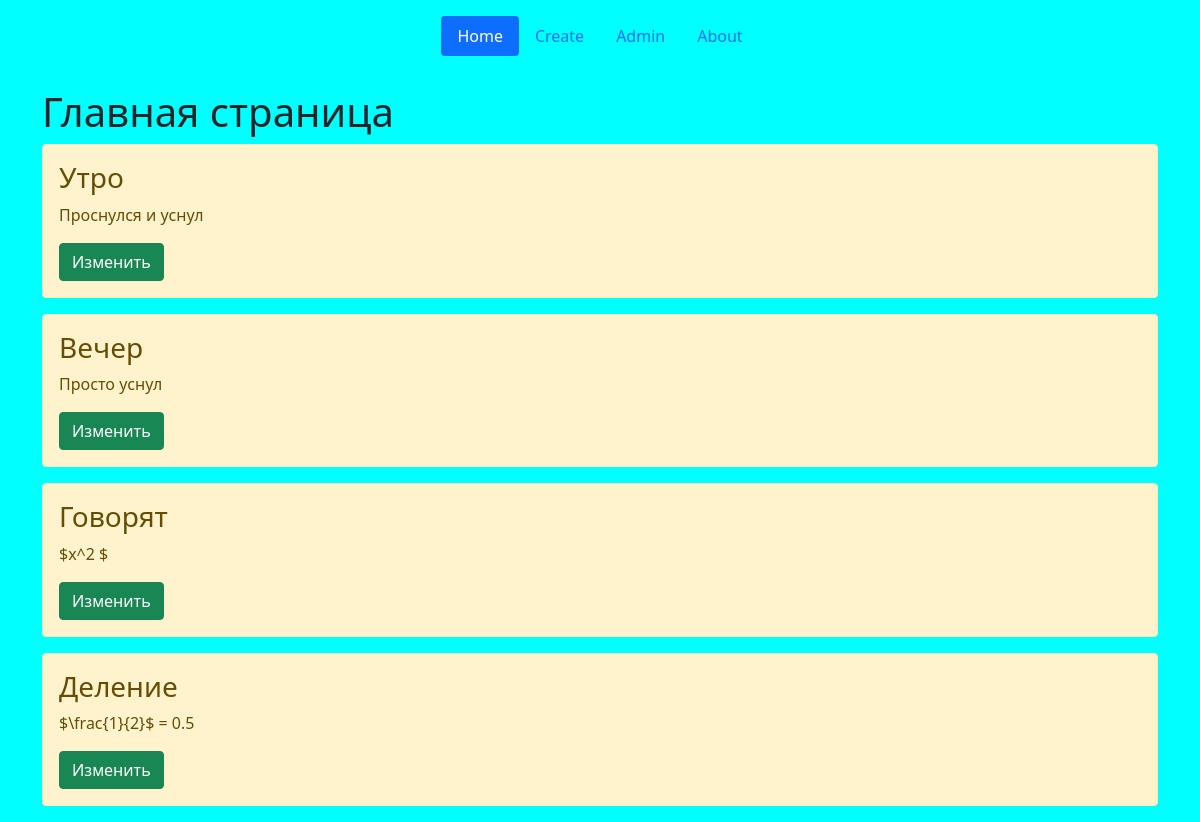
Before: / with the older database file.
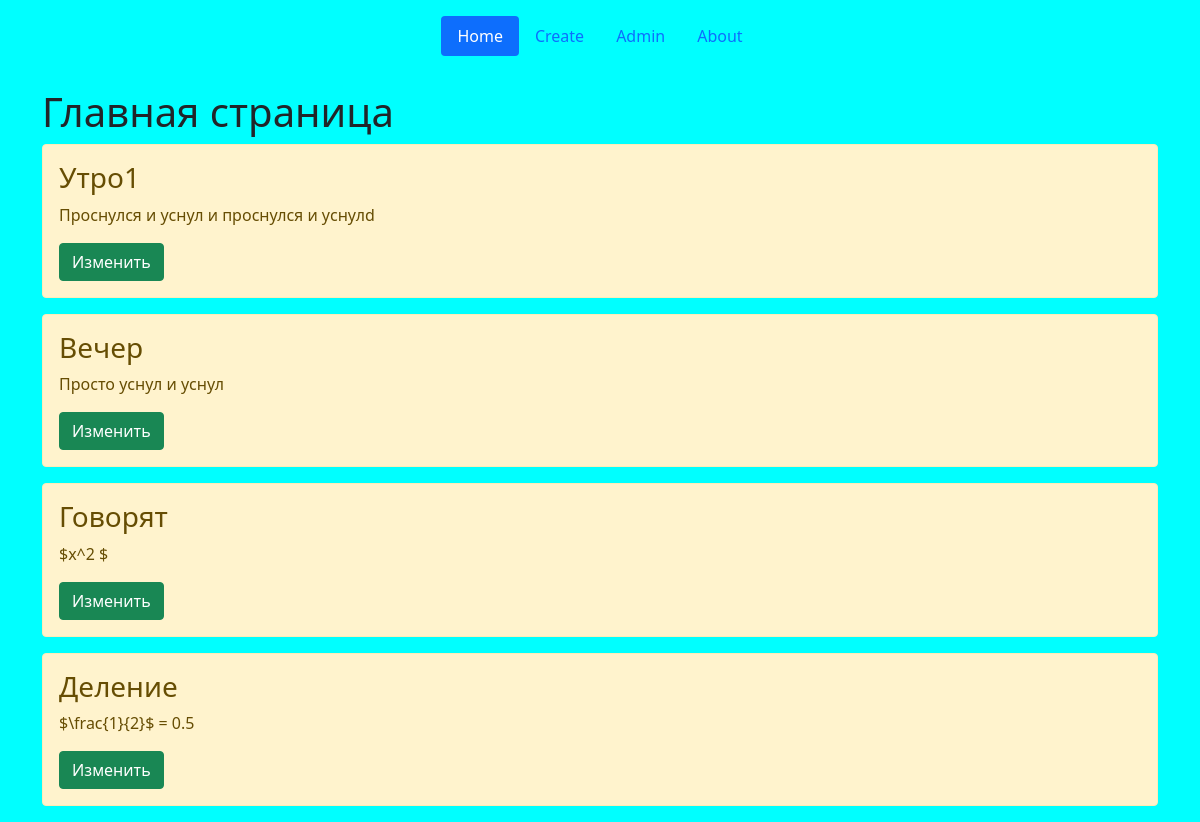
After: the same page with the newer database file.
### main/models.py (models this page shows, shortened)
class Blog(models.Model):
    title = models.CharField('Название', max_length=250)
    text_blog = models.TextField('Что-то...', )
    class Meta:
        verbose_name = 'Блог'
        verbose_name_plural = 'Блоги'

### main/views.py (the view)
# urls.py: path('', views.index, name='home'),
def index(request):
    blogs = Blog.objects.all()
    return render(request, 'main/mainPage.html', {'title':'Главная', 'blogs':blogs})

### main/templates/main/mainPage.html (shortened to what this page needs)
{% extends 'main/base.html' %}
{%block content%}
    <h1>Главная страница</h1>
    {% if blogs %}
        {% for i in blogs %}
            <div class="alert alert-warning mt-2">
                <h3>{{ i.title }}</h3>
                <p>{{ i.text_blog }}</p>
                <button onclick='location.href="edit/{{i.id}}"' type="submit" class="btn btn-success">Изменить</button>
            </div>
        {% endfor %}
    {% else %}
        <p>Пусто</p>
    {% endif %}
{%endblock%}

Changed rows visible on the page:
changed Blog: title "Утро" → "Утро1"; text_blog "Проснулся и уснул" → "Проснулся и уснул и проснулся и уснулd"
changed Blog "Вечер": text_blog "Просто уснул" → "Просто уснул и уснул"
